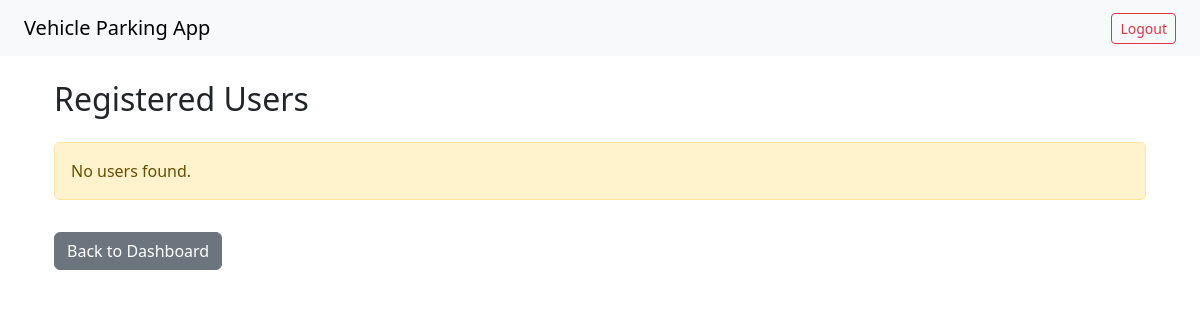
/admin/users (signed in), run on an earlier commit of the app's database.
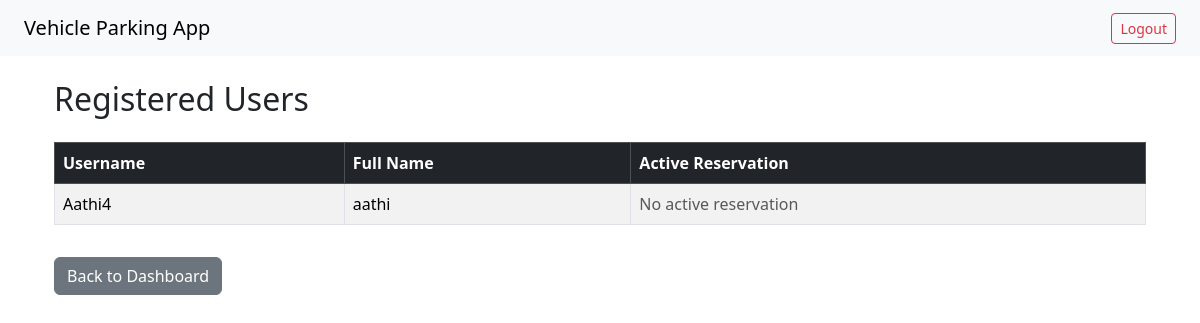
And on a later commit of the database.
### app/models.py (models this page shows)
class User(db.Model, UserMixin):
    id = db.Column(db.Integer, primary_key=True)
    username = db.Column(db.String(100), unique=True, nullable=False)
    full_name = db.Column(db.String(100), nullable=False)
    password = db.Column(db.String(100), nullable=False)
    is_admin = db.Column(db.Boolean, default=False)
    reservations = db.relationship('Reservation', backref='user', lazy=True)

### app/routes/admin.py (the view)
@admin_bp.route('/users')
@login_required
def view_users():
    if not current_user.is_admin:
        return "Unauthorized access", 403
    all_users = User.query.filter_by(is_admin=False).all()
    user_data = []
    for user in all_users:
        active_res = Reservation.query.filter_by(user_id=user.id, leaving_time=None).first()
        user_data.append({
            'user': user,
            'reservation': active_res
        })
    return render_template('admin/user_list.html', users_data=user_data)

### app/__init__.py (called while the page is built)
def create_app():
    app = Flask(__name__)
    app.config['SECRET_KEY'] = 'aathi-vehicle-parking-123'
    app.config['SQLALCHEMY_DATABASE_URI'] = 'sqlite:///app.db'
    app.config['SQLALCHEMY_TRACK_MODIFICATIONS'] = False
    db.init_app(app)
    login_manager.init_app(app)
    @login_manager.user_loader
    def load_user(user_id):
        return User.query.get(int(user_id))
    from app.routes.admin import admin_bp
    from app.routes.user import user_bp
    from app.routes.auth import auth_bp
    from app.errors import register_error_handlers
    app.register_blueprint(admin_bp)
    app.register_blueprint(user_bp)
    app.register_blueprint(auth_bp)
    register_error_handlers(app)
    with app.app_context():
        from app import models
        db.create_all()
    @app.route('/')
    def home():
        return redirect(url_for('auth.login'))
    return app

### app/templates/admin/user_list.html
{% extends 'base.html' %}
{% block content %}
  <div class="container mt-4">
    <h2 class="mb-4">Registered Users</h2>
    {% if users_data %}
      <div class="table-responsive">
        <table class="table table-bordered table-striped align-middle">
          <thead class="table-dark">
            <tr>
              <th>Username</th>
              <th>Full Name</th>
              <th>Active Reservation</th>
            </tr>
          </thead>
          <tbody>
            {% for entry in users_data %}
              <tr>
                <td>{{ entry.user.username }}</td>
                <td>{{ entry.user.full_name }}</td>
                <td>
                  {% if entry.reservation %}
                    Lot: {{ entry.reservation.spot.lot.prime_location_name }}<br>
                    Spot #: {{ entry.reservation.spot.spot_number }}<br>
                    Start: {{ entry.reservation.parking_time.strftime('%Y-%m-%d %H:%M') }}
                  {% else %}
                    <span class="text-muted">No active reservation</span>
                  {% endif %}
                </td>
              </tr>
            {% endfor %}
          </tbody>
        </table>
      </div>
    {% else %}
      <div class="alert alert-warning">No users found.</div>
    {% endif %}
    <a href="{{ url_for('admin.dashboard') }}" class="btn btn-secondary mt-3">Back to Dashboard</a>
  </div>
{% endblock %}

What changed in the data, as far as the page shows it:
added User: user.username "Aathi4", user.full_name "aathi"
Also different on the page:
text no longer shown: "No users found."
text now shown: "Username Full Name Active Reservation"
new list line: "No active reservation"
